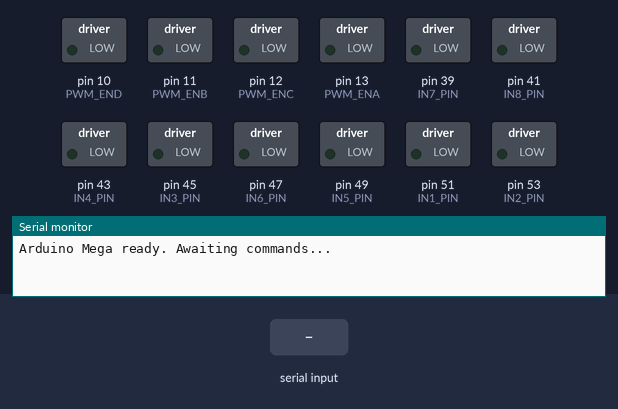
Bench run of a sketch on a simulated Arduino Mega 2560, built with avr-gcc and run on an emulated ATmega2560. On the bench: switched loads named in the sketch (green lamp = pin HIGH), the last lines printed to the serial monitor. Inputs (shaded band) come from the test bench.

Above: at 1.2 s.
1.3 s: "avanti\n" received over Serial
At 2.5 s:
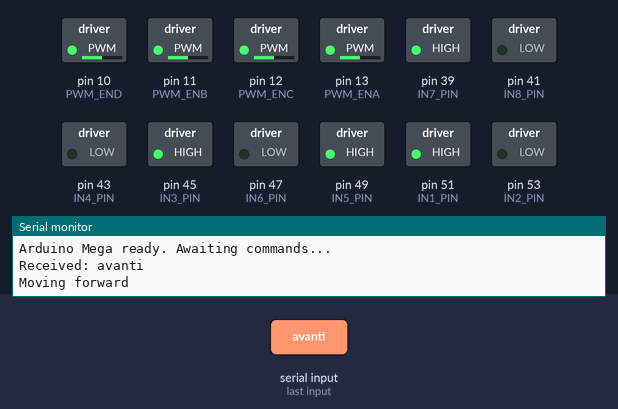
2.8 s: "indietro\n" received over Serial
At 3.9 s:
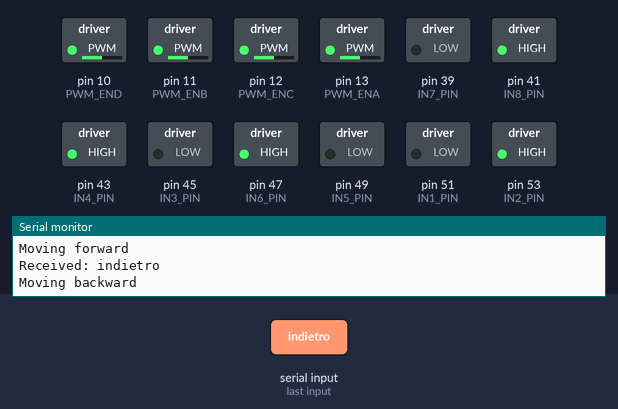
4.3 s: "sinistra\n" received over Serial
At 5.0 s:
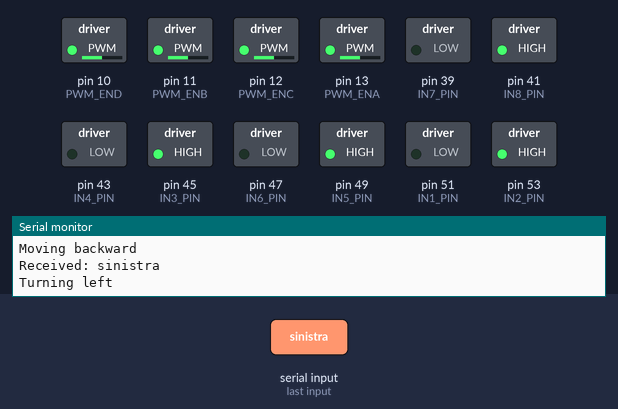
Timing chart, 0 to 7.3 s (numbered marks = the images above; inputs shaded):
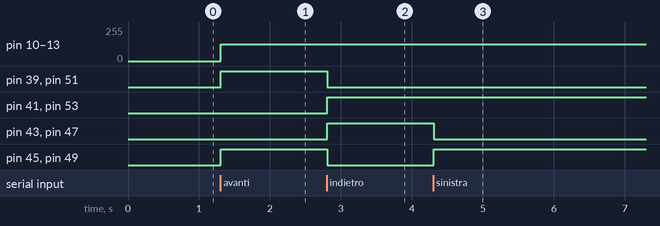

The sketch:

double_controller.ino
```cpp
#include <Arduino.h>

// Define motor control pins (example assignments; adjust to match your wiring)
const int PWM_ENA = 13;   // Motor 1 PWM
const int IN1_PIN = 51; // Motor 1 direction
const int IN2_PIN = 53;

const int PWM_ENB = 11;   // Motor 2 PWM
const int IN3_PIN = 45;
const int IN4_PIN = 43;

const int PWM_ENC = 12;   // Motor 3 PWM
const int IN5_PIN = 49;
const int IN6_PIN = 47;

const int PWM_END = 10;   // Motor 4 PWM
const int IN7_PIN = 39;
const int IN8_PIN = 41;

int currentSpeed = 50; // default speed percentage (0 to 100)

// Stop all motors and set PWM outputs to 0
void stopMotors() {
  digitalWrite(IN1_PIN, LOW);
  digitalWrite(IN2_PIN, LOW);
  digitalWrite(IN3_PIN, LOW);
  digitalWrite(IN4_PIN, LOW);
  digitalWrite(IN5_PIN, LOW);
  digitalWrite(IN6_PIN, LOW);
  digitalWrite(IN7_PIN, LOW);
  digitalWrite(IN8_PIN, LOW);

  analogWrite(PWM_ENA, 0);
  analogWrite(PWM_ENB, 0);
  analogWrite(PWM_ENC, 0);
  analogWrite(PWM_END, 0);
}

// Set speed for all motors (speed is percentage 0-100, converted to PWM 0-255)
void setMotorSpeed(int speed) {
  int pwmValue = map(speed, 0, 100, 0, 255);
  analogWrite(PWM_ENA, pwmValue);
  analogWrite(PWM_ENB, pwmValue);
  analogWrite(PWM_ENC, pwmValue);
  analogWrite(PWM_END, pwmValue);
}

// Set motor directions based on desired mode
void setMotorMode(String mode) {
  stopMotors(); // Ensure motors are stopped before changing directions

  if (mode == "forward") {
    digitalWrite(IN1_PIN, HIGH); digitalWrite(IN2_PIN, LOW);
    digitalWrite(IN3_PIN, HIGH); digitalWrite(IN4_PIN, LOW);
    digitalWrite(IN5_PIN, HIGH); digitalWrite(IN6_PIN, LOW);
    digitalWrite(IN7_PIN, HIGH); digitalWrite(IN8_PIN, LOW);
  } else if (mode == "backward") {
    digitalWrite(IN1_PIN, LOW); digitalWrite(IN2_PIN, HIGH);
    digitalWrite(IN3_PIN, LOW); digitalWrite(IN4_PIN, HIGH);
    digitalWrite(IN5_PIN, LOW); digitalWrite(IN6_PIN, HIGH);
    digitalWrite(IN7_PIN, LOW); digitalWrite(IN8_PIN, HIGH);
  } else if (mode == "translation_left") {
    digitalWrite(IN1_PIN, LOW); digitalWrite(IN2_PIN, HIGH);
    digitalWrite(IN3_PIN, HIGH); digitalWrite(IN4_PIN, LOW);
    digitalWrite(IN5_PIN, HIGH); digitalWrite(IN6_PIN, LOW);
    digitalWrite(IN7_PIN, LOW); digitalWrite(IN8_PIN, HIGH);
  } else if (mode == "translation_right") {
    digitalWrite(IN1_PIN, HIGH); digitalWrite(IN2_PIN, LOW);
    digitalWrite(IN3_PIN, LOW); digitalWrite(IN4_PIN, HIGH);
    digitalWrite(IN5_PIN, LOW); digitalWrite(IN6_PIN, HIGH);
    digitalWrite(IN7_PIN, HIGH); digitalWrite(IN8_PIN, LOW);
  }
}

void setup() {
  Serial.begin(9600);

  // Initialize motor pins
  pinMode(PWM_ENA, OUTPUT);
  pinMode(IN1_PIN, OUTPUT);
  pinMode(IN2_PIN, OUTPUT);

  pinMode(PWM_ENB, OUTPUT);
  pinMode(IN3_PIN, OUTPUT);
  pinMode(IN4_PIN, OUTPUT);

  pinMode(PWM_ENC, OUTPUT);
  pinMode(IN5_PIN, OUTPUT);
  pinMode(IN6_PIN, OUTPUT);

  pinMode(PWM_END, OUTPUT);
  pinMode(IN7_PIN, OUTPUT);
  pinMode(IN8_PIN, OUTPUT);

  stopMotors();
  Serial.println("Arduino Mega ready. Awaiting commands...");
}

void loop() {
  if (Serial.available() > 0) {
    String command = Serial.readStringUntil('\n');
    command.trim();
    Serial.print("Received: ");
    Serial.println(command);

    // If command is a speed update, e.g. "speed:60"
    if (command.startsWith("speed:")) {
      int newSpeed = command.substring(6).toInt();
      currentSpeed = newSpeed;
      Serial.print("Speed updated to: ");
      Serial.println(currentSpeed);
      return; // exit early after updating speed
    }

    // Process movement commands
    if (command == "avanti") {
      setMotorMode("forward");
      setMotorSpeed(currentSpeed);
      Serial.println("Moving forward");
    } else if (command == "indietro") {
      setMotorMode("backward");
      setMotorSpeed(currentSpeed);
      Serial.println("Moving backward");
    } else if (command == "sinistra") {
      setMotorMode("translation_left");
      setMotorSpeed(currentSpeed);
      Serial.println("Turning left");
    } else if (command == "destra") {
      setMotorMode("translation_right");
      setMotorSpeed(currentSpeed);
      Serial.println("Turning right");
    } else if (command == "stop") {
      stopMotors();
      Serial.println("Stopping");
    }
  }
}
```

Measured:
- after the input at 1.3 s, pin 10 (PWM_END), pin 11 (PWM_ENB), pin 12 (PWM_ENC), pin 13 (PWM_ENA): 0/255 → 127/255 at once; pin 39 (IN7_PIN), pin 45 (IN3_PIN), pin 49 (IN5_PIN), pin 51 (IN1_PIN): LOW → HIGH at once
- after the input at 2.8 s, pin 39 (IN7_PIN), pin 45 (IN3_PIN), pin 49 (IN5_PIN), pin 51 (IN1_PIN): HIGH → LOW at once; pin 41 (IN8_PIN), pin 43 (IN4_PIN), pin 47 (IN6_PIN), pin 53 (IN2_PIN): LOW → HIGH at once
- after the input at 4.3 s, pin 43 (IN4_PIN), pin 47 (IN6_PIN): HIGH → LOW at once; pin 45 (IN3_PIN), pin 49 (IN5_PIN): LOW → HIGH at once
